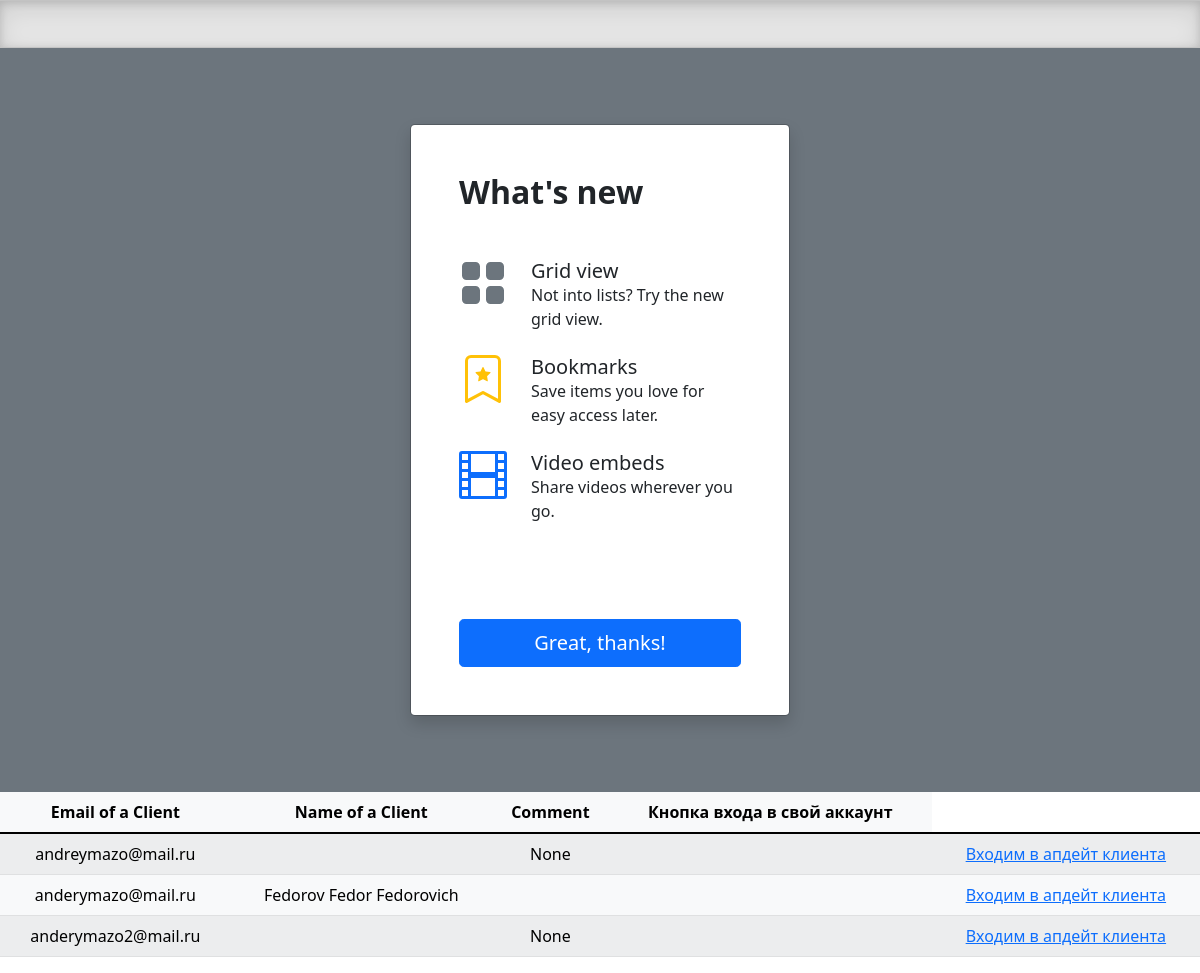
/Client_list/, run on the app's committed database.
### mailing/models.py (models this page shows, shortened)
class Client(AbstractUser):
    objects = CustomUserManager()
    verify_token = models.CharField(max_length=35, verbose_name='Токен верификации',
                                    **NULLABLE)
    verify_token_expired = models.DateTimeField(**NULLABLE,
                                                verbose_name='Дата истечения токена')
    new_password = models.CharField(verbose_name="новый пароль", max_length=128, **NULLABLE)
    username = None
    email = models.EmailField(
        verbose_name="Почта",
        max_length=54,
        unique=True)
    USERNAME_FIELD = 'email'
    REQUIRED_FIELDS = []
    name = models.CharField(max_length=200, verbose_name='Фамилия Имя Отчество')
    comment = models.TextField(max_length=300, **NULLABLE)
    class Meta:
        verbose_name = "Клиент"
        verbose_name_plural = 'Клиенты'
        permissions = [("view_email", "can view email")]

### mailing/views.py (the view)
# urls.py: path('Client_list/', ClientListView.as_view(template_name='mailing/Client_list.html'), name='Client_list'),
class ClientListView(ListView):
    model = Client
    form_class = ClientForm
    success_url = reverse_lazy('mailing:Client_update')
    template_name = 'mailing/Client_list.html'
    def get_queryset(self):
        queryset = super().get_queryset()
        if self.request.user.is_active:
            return queryset.filter(is_staff=True) ## Kazhdii mozhet smotret tolko svoi rassilki
        return queryset

### mailing/templates/mailing/Client_list.html (shortened to what this page needs)
<!doctype html>
{% load static %}
<html lang="en">
  <head>
<link href="/css/bootstrap.min.css" rel="stylesheet">
    <link href="modals.css" rel="stylesheet">
  </head>
  <body>
<div class="b-example-divider"></div>
<div class="modal modal-tour position-static d-block bg-secondary py-5" tabindex="-1" role="dialog" id="modalTour">
  <div class="modal-dialog" role="document">
    <div class="modal-content rounded-4 shadow">
      <div class="modal-body p-5">
        <h2 class="fw-bold mb-0">What's new</h2>
        <ul class="d-grid gap-4 my-5 list-unstyled">
          <li class="d-flex gap-4">
            <svg class="bi text-muted flex-shrink-0" width="48" height="48"><use xlink:href="#grid-fill"/></svg>
            <div>
              <h5 class="mb-0">Grid view</h5>
              Not into lists? Try the new grid view.
            </div>
          </li>
          <li class="d-flex gap-4">
            <svg class="bi text-warning flex-shrink-0" width="48" height="48"><use xlink:href="#bookmark-star"/></svg>
            <div>
              <h5 class="mb-0">Bookmarks</h5>
              Save items you love for easy access later.
            </div>
          </li>
          <li class="d-flex gap-4">
            <svg class="bi text-primary flex-shrink-0" width="48" height="48"><use xlink:href="#film"/></svg>
            <div>
              <h5 class="mb-0">Video embeds</h5>
              Share videos wherever you go.
            </div>
          </li>
        </ul>
        <button type="button" class="btn btn-lg btn-primary mt-5 w-100" data-bs-dismiss="modal">Great, thanks!</button>
      </div>
    </div>
  </div>
</div>
<table class="table table-light table-striped table-hover align-items-center  text-center">
          <thead>
            <tr>
                <th scope="col">Email of a Client</th>
                <th scope="col">Name of a Client</th>
                <th scope="col">Comment</th>
                <th scope="col">Кнопка входа в свой аккаунт</th>
            </tr>
          </thead>
          <tbody>
           {% for object in object_list %}
                <tr>
                    <td>{{object.email}}</td>
                    <td>{{object.name}}</td>
                    <td>{{object.comment}}</td>
                    <td>
                       <td>
                        <a class="btn.btn-default" href="{% url 'mailing:Client_update' object.pk%}" >Входим в апдейт клиента </a>
                        </td>
                    </td>
                </tr>
          {% endfor %}
          </tbody>
        </table>

### mailing/templates/mailing/Client_list.html (style rules this page uses)
.b-example-divider { height: 3rem; background-color: rgba(0, 0, 0, .1); border: solid rgba(0, 0, 0, .15); border-width: 1px 0; box-shadow: inset 0 .5em 1.5em rgba(0, 0, 0, .1), inset 0 .125em .5em rgba(0, 0, 0, .15); }
.bi { vertical-align: -.125em; fill: currentColor; }

### data on the page
Client: email "andreymazo@mail.ru", comment "None"
Client: email "anderymazo@mail.ru", name "Fedorov Fedor Fedorovich"
Client: email "anderymazo2@mail.ru", comment "None"
